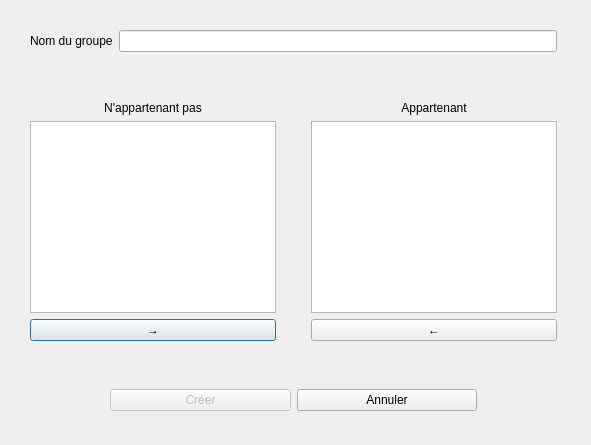
<?xml version="1.0" encoding="UTF-8"?>
<ui version="4.0">
 <class>CreateGroupDialog</class>
 <widget class="QDialog" name="CreateGroupDialog">
  <property name="windowModality">
   <enum>Qt::WindowModal</enum>
  </property>
  <property name="geometry">
   <rect>
    <x>0</x>
    <y>0</y>
    <width>591</width>
    <height>445</height>
   </rect>
  </property>
  <property name="windowTitle">
   <string>Création d'un groupe</string>
  </property>
  <widget class="QWidget" name="layoutWidget">
   <property name="geometry">
    <rect>
     <x>30</x>
     <y>30</y>
     <width>527</width>
     <height>381</height>
    </rect>
   </property>
   <layout class="QVBoxLayout" name="verticalLayout_3">
    <item>
     <layout class="QHBoxLayout" name="horizontalLayout">
      <item>
       <widget class="QLabel" name="label">
        <property name="text">
         <string>Nom du groupe</string>
        </property>
       </widget>
      </item>
      <item>
       <widget class="QLineEdit" name="nomgroupEdit"/>
      </item>
     </layout>
    </item>
    <item>
     <spacer name="verticalSpacer">
      <property name="orientation">
       <enum>Qt::Vertical</enum>
      </property>
      <property name="sizeHint" stdset="0">
       <size>
        <width>20</width>
        <height>40</height>
       </size>
      </property>
     </spacer>
    </item>
    <item>
     <layout class="QHBoxLayout" name="horizontalLayout_2">
      <item>
       <layout class="QVBoxLayout" name="verticalLayout">
        <item>
         <widget class="QLabel" name="label_2">
          <property name="text">
           <string>N'appartenant pas</string>
          </property>
          <property name="alignment">
           <set>Qt::AlignCenter</set>
          </property>
         </widget>
        </item>
        <item>
         <widget class="QListWidget" name="appartientPasList"/>
        </item>
        <item>
         <widget class="QPushButton" name="ajoutPdansG">
          <property name="text">
           <string>→</string>
          </property>
         </widget>
        </item>
       </layout>
      </item>
      <item>
       <spacer name="horizontalSpacer_3">
        <property name="orientation">
         <enum>Qt::Horizontal</enum>
        </property>
        <property name="sizeHint" stdset="0">
         <size>
          <width>40</width>
          <height>20</height>
         </size>
        </property>
       </spacer>
      </item>
      <item>
       <layout class="QVBoxLayout" name="verticalLayout_2">
        <item>
         <widget class="QLabel" name="label_3">
          <property name="text">
           <string>Appartenant</string>
          </property>
          <property name="alignment">
           <set>Qt::AlignCenter</set>
          </property>
         </widget>
        </item>
        <item>
         <widget class="QListWidget" name="appartientlist"/>
        </item>
        <item>
         <widget class="QPushButton" name="supprPdeG">
          <property name="text">
           <string>←</string>
          </property>
         </widget>
        </item>
       </layout>
      </item>
     </layout>
    </item>
    <item>
     <spacer name="verticalSpacer_2">
      <property name="orientation">
       <enum>Qt::Vertical</enum>
      </property>
      <property name="sizeHint" stdset="0">
       <size>
        <width>20</width>
        <height>40</height>
       </size>
      </property>
     </spacer>
    </item>
    <item>
     <layout class="QHBoxLayout" name="horizontalLayout_3">
      <item>
       <spacer name="horizontalSpacer">
        <property name="orientation">
         <enum>Qt::Horizontal</enum>
        </property>
        <property name="sizeType">
         <enum>QSizePolicy::Fixed</enum>
        </property>
        <property name="sizeHint" stdset="0">
         <size>
          <width>80</width>
          <height>20</height>
         </size>
        </property>
       </spacer>
      </item>
      <item>
       <widget class="QPushButton" name="creergroupbutton">
        <property name="enabled">
         <bool>false</bool>
        </property>
        <property name="text">
         <string>Créer</string>
        </property>
       </widget>
      </item>
      <item>
       <layout class="QHBoxLayout" name="horizontalLayout_4"/>
      </item>
      <item>
       <widget class="QPushButton" name="annulercreate">
        <property name="text">
         <string>Annuler</string>
        </property>
       </widget>
      </item>
      <item>
       <spacer name="horizontalSpacer_2">
        <property name="orientation">
         <enum>Qt::Horizontal</enum>
        </property>
        <property name="sizeType">
         <enum>QSizePolicy::Fixed</enum>
        </property>
        <property name="sizeHint" stdset="0">
         <size>
          <width>80</width>
          <height>20</height>
         </size>
        </property>
       </spacer>
      </item>
     </layout>
    </item>
   </layout>
  </widget>
 </widget>
 <resources/>
 <connections>
  <connection>
   <sender>annulercreate</sender>
   <signal>clicked()</signal>
   <receiver>CreateGroupDialog</receiver>
   <slot>reject()</slot>
   <hints>
    <hint type="sourcelabel">
     <x>228</x>
     <y>403</y>
    </hint>
    <hint type="destinationlabel">
     <x>298</x>
     <y>231</y>
    </hint>
   </hints>
  </connection>
 </connections>
</ui>
